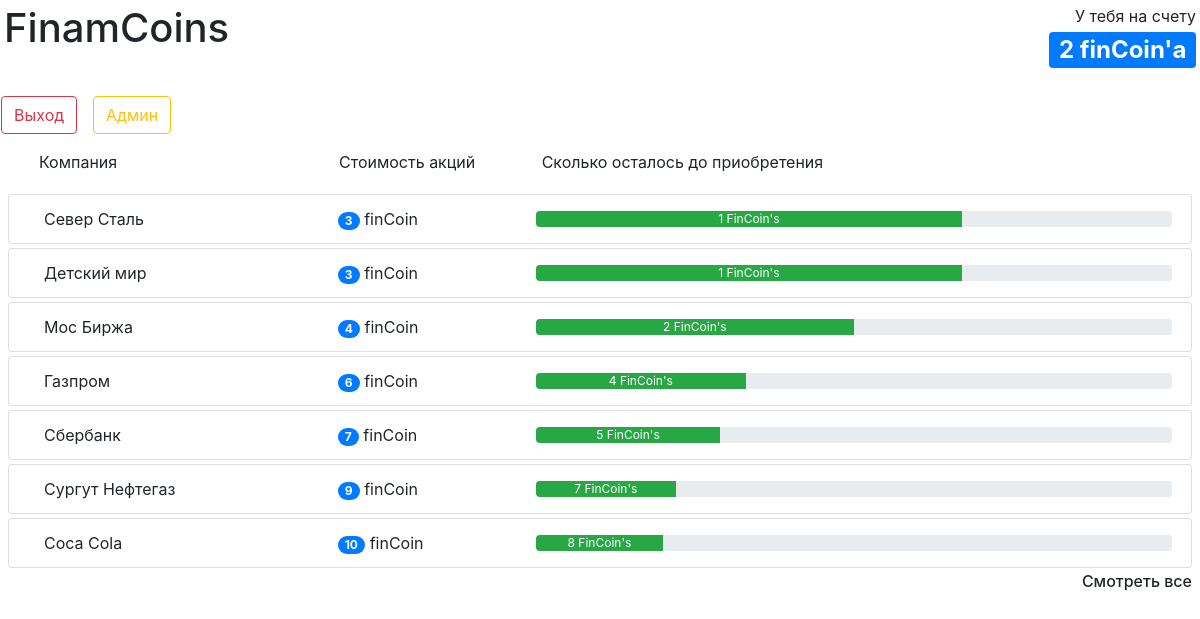
The app's page / (signed in) with its own data.
### mainCoins/models.py (models this page shows, shortened)
class Equities(models.Model):
    company_name = models.CharField(max_length=128)
    price = models.IntegerField()

### mainCoins/views.py (the view)
# urls.py: path('', open),
def open(request):
    if request.user.is_authenticated:
        context = {}
        context['Equities'] = Equities.objects.order_by('price')
        try:
            context['Coins'] = FinCoins.objects.get(user_name=request.user)
        except:
            context['Coins'] = 0
        context['Differene'] = []
        context['Differene_proc'] = []
        coins = int(str(context['Coins']))
        for i in context['Equities']:
            i.price = round(coinPrice(i.price))
            context['Differene'].append(i.price-coins)
            context['Differene_proc'].append(str(round((coins/i.price)*100)) + '%')
        fusion = zip(context['Equities'], context['Differene'], context['Differene_proc'])
        return render(request, 'mainCoins/index.html', {'fusion': fusion, 'Coins': str(context['Coins'])})
    else:
        return render(request, 'mainCoins/index.html')

### mainCoins/coinLogic.py (called while the page is built)
def coinPrice(price):
    return price/cost_of_Coin

### mainCoins/models.py (called while the page is built)
    def __str__(self):
        return str(self.coins)

### mainCoins/templates/mainCoins/index.html (shortened to what this page needs)
{% extends 'mainCoins/base.html' %}
{% block messageline %}
 {% if request.user.is_authenticated %}
   <div class="primary" align="right" style="vertical-align: middle;">
        У тебя на счету <br>
        {% if Coins == "0" %}
         пока нет finCoin'ов
        {% else %}
            <h2><span class="badge badge-primary">{{Coins}} finCoin'a </span></h2>
        {% endif %}
    </div>
  {% else %}
    <div class="alert alert-info" role="alert">
    Ведется разработка
    </div>
  {% endif %}
{% endblock %}
{% block content %}
    {% if request.user.is_authenticated %}
<div class="px-2">
<div class="row mx-2">
    <div class="col-3 mx-2">
        <p>Компания</p>
    </div>
    <div class="col-2 ">
       <p> Стоимость акций  </p>
    </div>
    <div class="col-5 mx-2">
        <p>Сколько осталось до приобретения</p>
    </div>
</div>
{% for i,j,k in fusion %}
{% if j > 0 %}
<ul class="list-group my-1">
  <li class="list-group-item d-flex justify-content-between align-items-center">
    <div class="col-3 ">
      {{i.company_name}}
    </div>
    <div class="col-2 mx-2">
    <span class="badge badge-primary badge-pill">{{i.price}}</span> finCoin
    </div>
     <div class="container col-7", >
        <div class="progress">
            {% if Coins == "0" %}
                <div class="progress-bar" style="width: 100%">
                    {{j}} FinCoin
                </div>
            {% else %}
                <div class="progress-bar bg-success" style="width: {{k}}">
                    {{j}} FinCoin's
                 </div>
            {% endif %}
        </div>
    </div>
    </li>
</ul>
{% endif %}
{% endfor %}
 {% if Coins != "0" %}
    <h6 align="right">Смотреть все</h6>
 {% endif %}
    {% endif %}
</div>
{% endblock %}

### mainCoins/templates/mainCoins/base.html (shortened to what this page needs)
<!DOCTYPE html>
<html lang="ru">
<head>
    <link rel="stylesheet" href="https://maxcdn.bootstrapcdn.com/bootstrap/4.0.0/css/bootstrap.min.css">
</head>
<body>
<div id="header2" class="p-1">
    <div class="row">
    <h1 class="col-2"> FinamCoins </h1>
        <div class="col-4"></div>
            <div class="col-6">
                {% block messageline %} {% endblock %}
            </div>
    </div>
</div>
    <div class="row p-2">
    {% if request.user.is_authenticated %}
    <div class="p-2">
        <a href="logout">
            <button type="button" class="btn btn-outline-danger">Выход</button>
        </a>
    </div>
    {% endif %}
    <div class="p-2">
    <a href="admin">
        <button type="button" class="btn btn-outline-warning">Админ</button>
    </a>
    </div>
        </div>
{% block content %}
{% endblock %}
</body>
</html>

### records on screen
Equities: company_name "Север Сталь", price "3", {{ k }} 67% (drawn), j "1"
Equities: company_name "Детский мир", price "3", {{ k }} 67% (drawn), j "1"
Equities: company_name "Мос Биржа", price "4", {{ k }} 50% (drawn), j "2"
Equities: company_name "Газпром", price "6", {{ k }} 33% (drawn), j "4"
Equities: company_name "Сбербанк", price "7", {{ k }} 29% (drawn), j "5"
Equities: company_name "Сургут Нефтегаз", price "9", {{ k }} 22% (drawn), j "7"
Equities: company_name "Coca Cola", price "10", {{ k }} 20% (drawn), id "8"

### other values on screen
{{ Coins }} "2"
